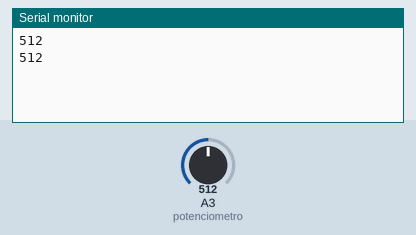
Recording of a sketch running on a simulated Arduino Uno, built with avr-gcc and run on an emulated ATmega328P. Shown: the last lines printed to the serial monitor. The test bench sets the inputs (shaded band); at power-on: A3 (potenciometro) = 512.

Above: at 2.8 s.
2.9 s: A3 (potenciometro) set to 716
At 5.2 s:
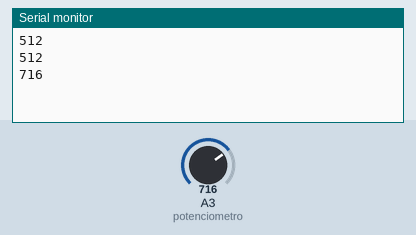
5.6 s: A3 (potenciometro) set to 900
At 7.0 s:
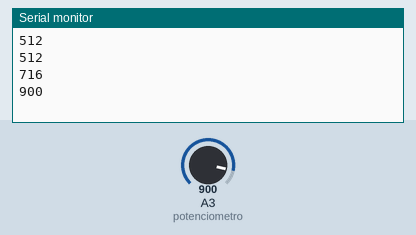
Timing chart, 0 to 8.6 s (numbered marks = the images above; inputs shaded):
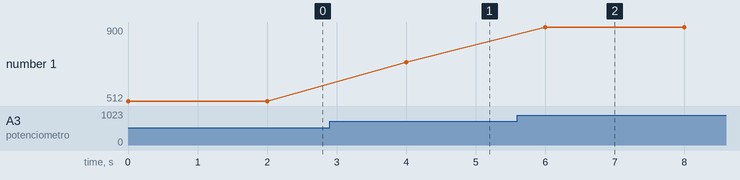

The sketch:

semaforohito2_4.ino
```cpp
int potenciometro=3;
void setup()
{
  Serial.begin(9600);
  pinMode(potenciometro, INPUT);
}

void loop()
{
  int valor=analogRead(potenciometro);
  Serial.println(valor);
  delay(2000); // Wait for 1000 millisecond(s)
}
```

Measured:
- after the input at 2.9 s, the serial monitor: prints a new line after 1.1 s (image 1)
- after the input at 5.6 s, the serial monitor: prints a new line after 0.40 s (image 2)
- plotted number 1: 512 → 716 after the input at 2.9 s, 716 → 900 after the input at 5.6 s
